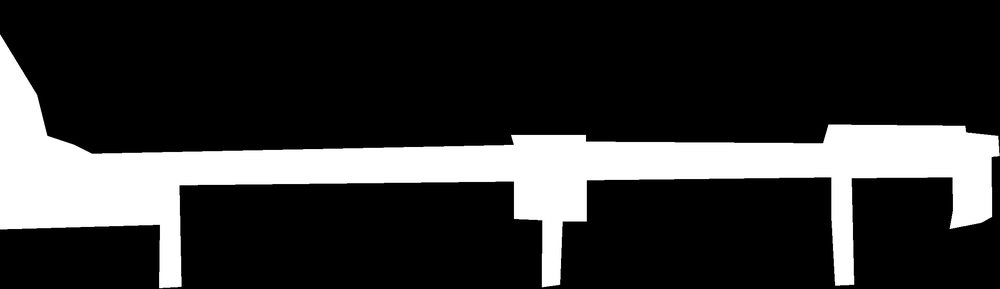
#> input picture mp-data/annotations/manual_masks_v3/esplanade_espanya_01/walkable_mask_v3_manual.png, 1000 x 289 px, shrunk from 2401 x 694 before the run, found by its file name
$ python validate_manual_masks_v3.py --recording ../../../mp-data/annotations/manual_masks_v3/esplanade_espanya_01/walkable_mask_v3_manual.png
#> lines starting #> are read from the running program, lines starting #| are printed output that depends on the picture; after the words box and inside, x2 and y2 are one past the last pixel; in counts of white or black regions, pixels touching at a corner belong together
"""
MOTION PIXELS - Manual Mask Validation (V3)
===========================================

Checks manual walkable/obstacle masks produced by annotate_masks_v3.py.
Read-only: does not modify masks, encoders, datasets, or models.

USAGE
-----
    python manual_annotation/validate_manual_masks_v3.py --recording placa_catalunya_01
    python manual_annotation/validate_manual_masks_v3.py --all

For a single recording the report is written to:
    mp-data/annotations/manual_masks_v3/<recording_id>/validation_report.md
For --all:
    mp-data/annotations/manual_masks_v3/manual_mask_validation_report.md

Checks per recording:
    - masks exist / missing
    - image size
    - walkable coverage %
    - obstacle coverage %
    - overlap pixels (MUST be 0)
    - empty mask warnings
"""

import os
import argparse
from datetime import datetime

import cv2
import numpy as np

REPO_ROOT = os.path.abspath(os.path.join(os.path.dirname(__file__), "..", "..", ".."))
OUT_ROOT = os.path.join(REPO_ROOT, "mp-data", "annotations", "manual_masks_v3")

VALIDATED = [
    "stairs_montjuic_01",
    "red_bridge_combined_01",
    "esplanade_espanya_01",
    "placa_espanya_01",
    "placa_catalunya_01",
]


def check(recording_id):
    d = os.path.join(OUT_ROOT, recording_id)
    wp = os.path.join(d, "walkable_mask_v3_manual.png")
    op = os.path.join(d, "obstacle_mask_v3_manual.png")
    r = {"recording_id": recording_id, "walkable_exists": os.path.exists(wp),
         "obstacle_exists": os.path.exists(op), "warnings": [], "ok": False}

    if not (r["walkable_exists"] and r["obstacle_exists"]):
        r["warnings"].append("MISSING mask file(s) - has this recording been annotated?")
        return r

    w = cv2.imread(wp, cv2.IMREAD_GRAYSCALE)
    o = cv2.imread(op, cv2.IMREAD_GRAYSCALE)
    if w is None or o is None:
        r["warnings"].append("Mask file unreadable.")
        return r
    if w.shape != o.shape:
        r["warnings"].append(f"Size mismatch walkable{w.shape} vs obstacle{o.shape}.")
        return r

    h, wd = w.shape
    total = h * wd
    wb, ob = w > 127, o > 127
    wpx, opx = int(wb.sum()), int(ob.sum())
    overlap = int(np.logical_and(wb, ob).sum())

    r.update({
        "image_size": [wd, h],
        "walkable_pixels": wpx,
        "obstacle_pixels": opx,
        "walkable_coverage_percent": round(100 * wpx / total, 3),
        "obstacle_coverage_percent": round(100 * opx / total, 3),
        "annotated_coverage_percent": round(100 * (wpx + opx) / total, 3),
        "overlap_pixels": overlap,
    })
    if overlap > 0:
        r["warnings"].append(f"OVERLAP = {overlap}px (must be 0).")
    if wpx == 0:
        r["warnings"].append("Walkable mask is EMPTY.")
    if opx == 0:
        r["warnings"].append("Obstacle mask is EMPTY.")
    r["ok"] = overlap == 0 and wpx > 0 and opx > 0
    return r


def fmt(r):
    lines = [f"### {r['recording_id']}"]
    if not (r["walkable_exists"] and r["obstacle_exists"]):
        lines.append("- **Status:** MISSING")
        lines.append(f"  - walkable mask present: {r['walkable_exists']}")
        lines.append(f"  - obstacle mask present: {r['obstacle_exists']}")
        for warn in r["warnings"]:
            lines.append(f"  - WARNING: {warn}")
        return "\n".join(lines) + "\n"
    if "image_size" not in r:
        lines.append("- **Status:** UNREADABLE")
        for warn in r["warnings"]:
            lines.append(f"  - WARNING: {warn}")
        return "\n".join(lines) + "\n"

    lines += [
        f"- **Status:** {'PASS' if r['ok'] else 'CHECK'}",
        f"- Image size: {r['image_size'][0]} x {r['image_size'][1]}",
        f"- Walkable coverage: {r['walkable_coverage_percent']}% ({r['walkable_pixels']} px)",
        f"- Obstacle coverage: {r['obstacle_coverage_percent']}% ({r['obstacle_pixels']} px)",
        f"- Annotated total: {r['annotated_coverage_percent']}%",
        f"- Overlap pixels: {r['overlap_pixels']} (must be 0)",
    ]
    for warn in r["warnings"]:
        lines.append(f"  - WARNING: {warn}")
    return "\n".join(lines) + "\n"


def write_report(results, path, title):
    out = [f"# {title}", "", f"_Generated: {datetime.now().isoformat(timespec='seconds')}_", ""]
    n_pass = sum(1 for r in results if r.get("ok"))
    out.append(f"**Summary:** {n_pass}/{len(results)} recordings PASS "
               f"(masks present, non-empty, zero overlap).")
    out.append("")
    # table
    out.append("| Recording | Status | Walkable % | Obstacle % | Overlap | Warnings |")
    out.append("|---|---|---|---|---|---|")
    for r in results:
        if "image_size" in r:
            status = "PASS" if r["ok"] else "CHECK"
            out.append(f"| {r['recording_id']} | {status} | "
                       f"{r['walkable_coverage_percent']} | "
                       f"{r['obstacle_coverage_percent']} | "
                       f"{r['overlap_pixels']} | {len(r['warnings'])} |")
        else:
            out.append(f"| {r['recording_id']} | MISSING | - | - | - | "
                       f"{len(r['warnings'])} |")
    out.append("")
    for r in results:
        out.append(fmt(r))
    os.makedirs(os.path.dirname(path), exist_ok=True)
    with open(path, "w") as f:
        f.write("\n".join(out))
    print(f"[REPORT] {path}")


def main():
    ap = argparse.ArgumentParser(description="Validate manual masks (V3).")
    g = ap.add_mutually_exclusive_group(required=True)
    g.add_argument("--recording", help="single recording id")
    g.add_argument("--all", action="store_true", help="validate all five recordings")
    args = ap.parse_args()

    if args.all:
        results = [check(rid) for rid in VALIDATED]
        for r in results:
            print(fmt(r))
        write_report(results, os.path.join(OUT_ROOT, "manual_mask_validation_report.md"),
                     "Manual Mask Validation Report (all validated recordings)")
    else:
        r = check(args.recording)
#> in check, w is the input picture: shape (289, 1000); min 0, max 255, mean 52.4
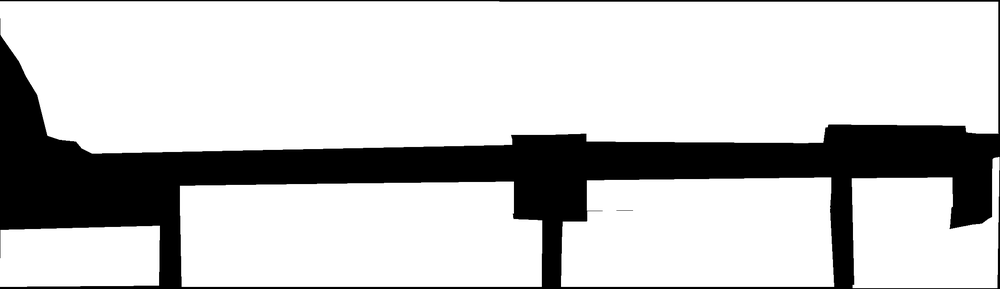
#> input picture mp-data/annotations/manual_masks_v3/esplanade_espanya_01/obstacle_mask_v3_manual.png, 1000 x 289 px, shrunk from 2401 x 694 before the run, found by its file name
#> in check, o is the input picture: shape (289, 1000); min 0, max 255, mean 198.7
#> in check, `wb, ob = w > 127, o > 127`:
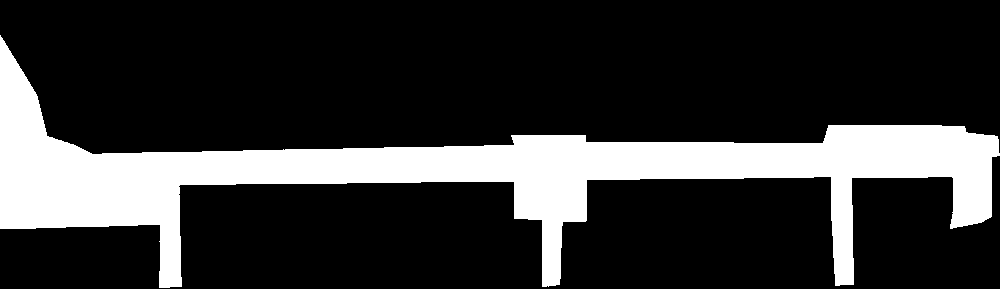
#> wb: shape (289, 1000) bool; 20.6% white; 1 white region, box (x1, y1, x2, y2) and area: (0, 35, 1000, 288) 59390
#> in check, `wb, ob = w > 127, o > 127`:
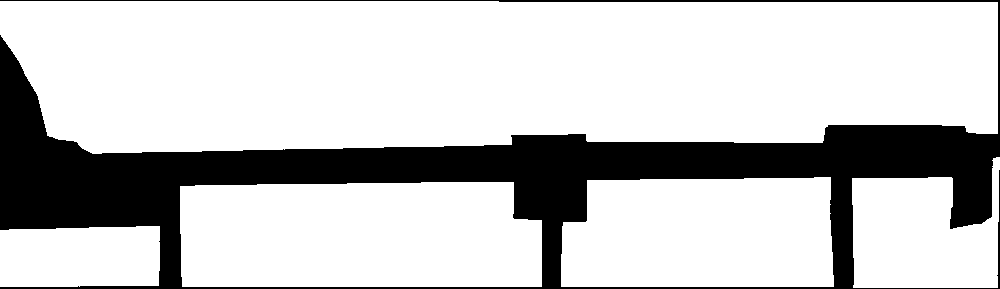
#> ob: shape (289, 1000) bool; 77.9% white; 1 black region, box (x1, y1, x2, y2) and area: (0, 0, 1000, 289) 63754
#> in check, `wpx, opx = int(wb.sum()), int(ob.sum())`: wpx = 59390; opx = 225246
#> in check, `overlap = int(np.logical_and(wb, ob).sum())`: overlap = 0
#> r = 12 items
        print(fmt(r))
#> after the loop in fmt, `for warn in r["warnings"]:`: lines = 7 items
#| ### ../../../mp-data/annotations/manual_masks_v3/esplanade_espanya_01/walkable_mask_v3_manual.png
#| - **Status:** PASS
#| - Image size: 1000 x 289
#| - Walkable coverage: 20.55% (59390 px)
#| - Obstacle coverage: 77.94% (225246 px)
#| - Annotated total: 98.49%
#| - Overlap pixels: 0 (must be 0)
        write_report([r], os.path.join(OUT_ROOT, args.recording, "validation_report.md"),
                     f"Manual Mask Validation - {args.recording}")


if __name__ == "__main__":
    main()
